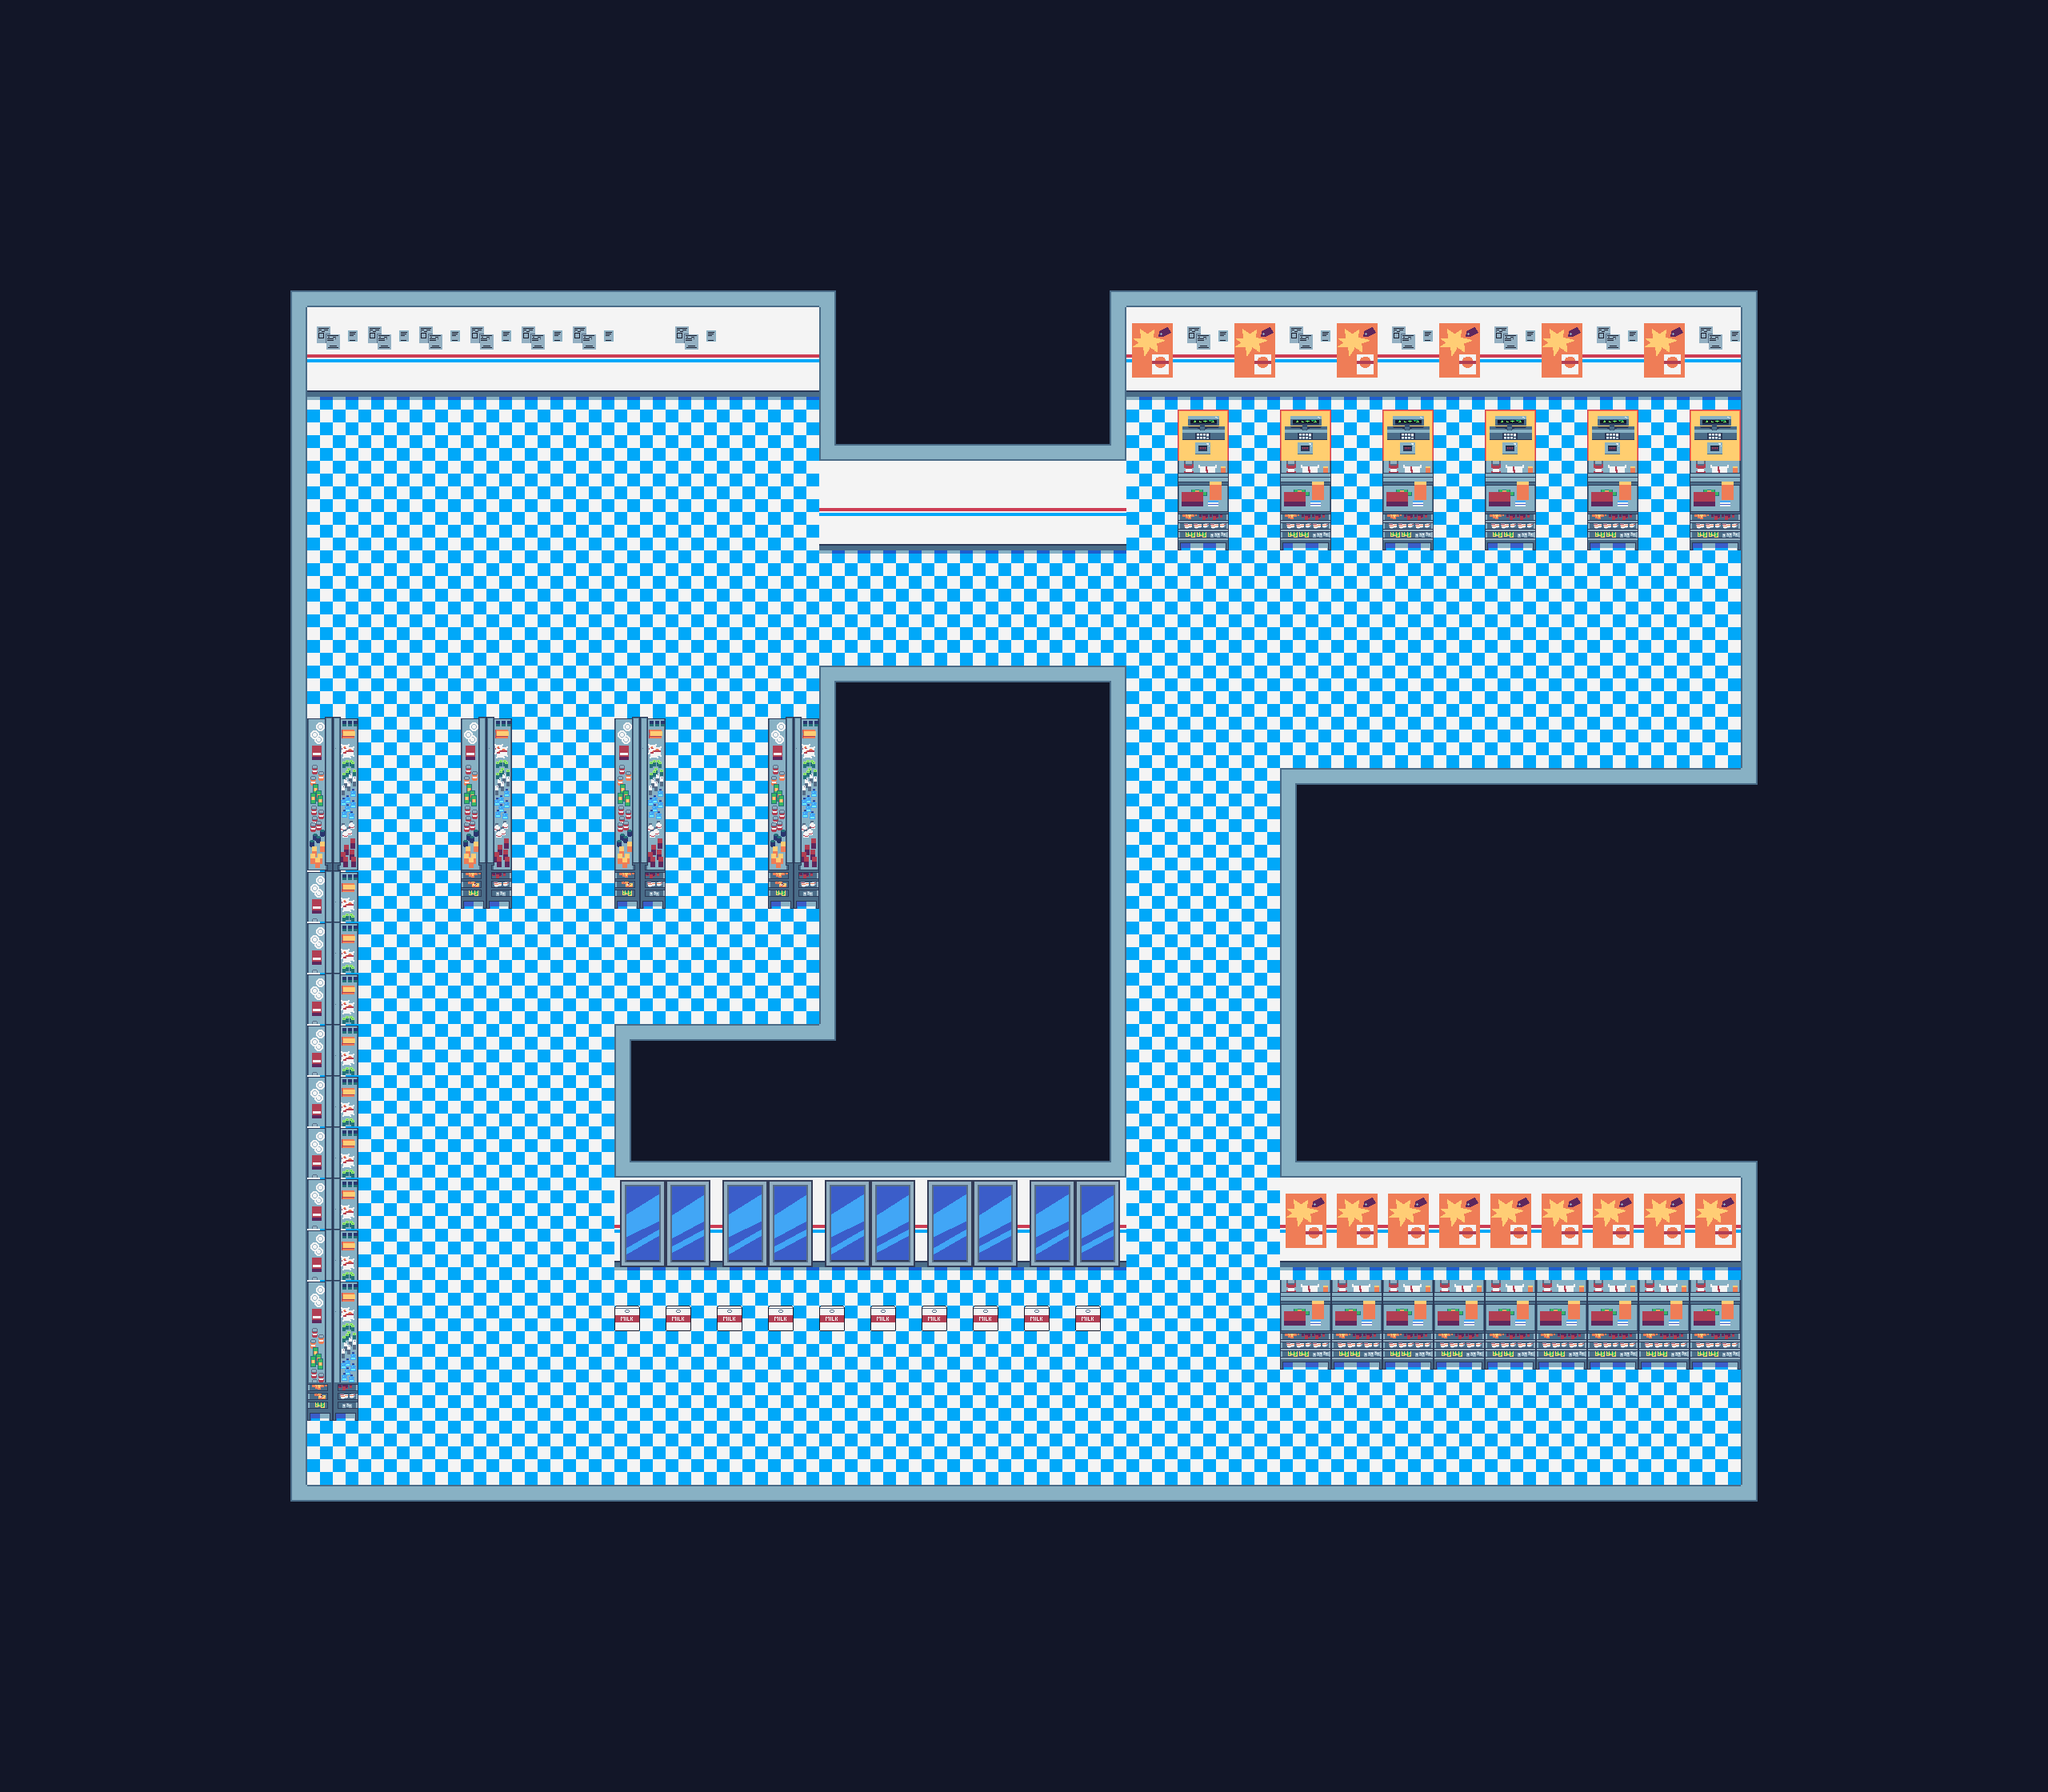

This is a level from a 2D game, rendered from its Tiled map with the project's own tilesets. A one-line summary and the map file follow, with tile-layer data summarised:
An orthogonal 40x35 tile map with 64x64 px tiles, 2 tile layers (Floor, Mock Items), 2 tilesets and 42 objects (Exit, Player).

<map version="1.2" tiledversion="1.3.5" orientation="orthogonal" renderorder="right-down" width="40" height="35" tilewidth="64" tileheight="64" infinite="0" nextlayerid="7" nextobjectid="56">
 <tileset firstgid="1" name="tileset" tilewidth="64" tileheight="64" tilecount="42" columns="7">
  <image source="../tilesv3.png" width="448" height="384" />
 </tileset>
 <tileset firstgid="43" name="items_set" tilewidth="32" tileheight="32" tilecount="16" columns="4">
  <image source="../items_set.png" width="128" height="128" />
 </tileset>
 <layer id="1" name="Floor" width="40" height="35">
  <data>[1400 cells, 1400 non-empty, 31 distinct tile ids]</data>
 </layer>
 <objectgroup color="#55ff00" id="2" name="Items">
  <object id="17" x="1614" y="1722.33" width="32" height="32">
   <properties>
    <property name="filename" value="toilet.png" />
   </properties>
  </object>
  <object id="18" x="455.333" y="988.667" width="32" height="32">
   <properties>
    <property name="filename" value="soup.png" />
   </properties>
  </object>
  <object id="27" x="462" y="1182" width="32" height="32">
   <properties>
    <property name="filename" value="soup.png" />
   </properties>
  </object>
  <object id="28" x="466" y="1374" width="32" height="32">
   <properties>
    <property name="filename" value="soup.png" />
   </properties>
  </object>
  <object id="29" x="464" y="1560" width="32" height="32">
   <properties>
    <property name="filename" value="soup.png" />
   </properties>
  </object>
  <object id="30" x="464" y="1752" width="32" height="32">
   <properties>
    <property name="filename" value="soup.png" />
   </properties>
  </object>
  <object id="31" x="1806" y="1726" width="32" height="32">
   <properties>
    <property name="filename" value="toilet.png" />
   </properties>
  </object>
  <object id="32" x="2062" y="1728" width="32" height="32">
   <properties>
    <property name="filename" value="toilet.png" />
   </properties>
  </object>
  <object id="33" x="1610" y="706" width="32" height="32">
   <properties>
    <property name="filename" value="water.png" />
   </properties>
  </object>
  <object id="34" x="1866" y="706" width="32" height="32">
   <properties>
    <property name="filename" value="water.png" />
   </properties>
  </object>
  <object id="35" x="2062" y="514" width="32" height="32">
   <properties>
    <property name="filename" value="water.png" />
   </properties>
  </object>
 </objectgroup>
 <objectgroup color="#000000" id="6" name="Walls">
  <object id="36" x="240" y="292" width="2052" height="160" />
  <object id="37" x="1024" y="444" width="380" height="196" />
  <object id="38" x="1612" y="972" width="752" height="700" />
  <object id="39" x="2184" y="468" width="116" height="1456" />
  <object id="40" x="312" y="1860" width="1892" height="88" />
  <object id="41" x="212" y="448" width="168" height="1532" />
  <object id="42" x="374" y="900" width="74" height="898" />
  <object id="43" x="574" y="900" width="60" height="250" />
  <object id="44" x="768" y="904" width="62" height="246" />
  <object id="45" x="962" y="900" width="64" height="250" />
  <object id="46" x="1030" y="836" width="368" height="694" />
  <object id="47" x="772" y="1284" width="254" height="256" />
  <object id="48" x="1472" y="578" width="66" height="130" />
  <object id="49" x="1604" y="520" width="58" height="176" />
  <object id="50" x="1732" y="520" width="64" height="164" />
  <object id="51" x="1472" y="518" width="62" height="64" />
  <object id="53" x="1856" y="514" width="62" height="178" />
  <object id="54" x="1988" y="520" width="62" height="172" />
  <object id="55" x="2116" y="518" width="66" height="176" />
 </objectgroup>
 <objectgroup color="#aa0000" id="3" name="Enemies">
  <object id="12" x="1600" y="764" width="64" height="64">
   <properties>
    <property name="type" value="normal" />
   </properties>
  </object>
  <object id="16" x="571" y="1722" width="64" height="64">
   <properties>
    <property name="type" value="big" />
   </properties>
  </object>
  <object id="19" x="1800" y="768" width="64" height="64">
   <properties>
    <property name="type" value="normal" />
   </properties>
  </object>
  <object id="20" x="1992" y="760" width="64" height="64">
   <properties>
    <property name="type" value="normal" />
   </properties>
  </object>
  <object id="21" x="824" y="1728" width="64" height="64">
   <properties>
    <property name="type" value="big" />
   </properties>
  </object>
  <object id="22" x="1092" y="1668" width="64" height="64">
   <properties>
    <property name="type" value="big" />
   </properties>
  </object>
  <object id="23" x="1348" y="1652" width="64" height="64">
   <properties>
    <property name="type" value="big" />
   </properties>
  </object>
  <object id="24" x="572" y="1412" width="64" height="64">
   <properties>
    <property name="type" value="big" />
   </properties>
  </object>
  <object id="25" x="700" y="708" width="64" height="64">
   <properties>
    <property name="type" value="big" />
   </properties>
  </object>
  <object id="26" x="1472" y="1148" width="64" height="64">
   <properties>
    <property name="type" value="big" />
   </properties>
  </object>
 </objectgroup>
 <objectgroup color="#aa00ff" id="4" name="Other">
  <object id="9" name="Exit" x="1918" y="516" width="64" height="64" />
  <object id="10" name="Player" x="448" y="508" width="64" height="64" />
 </objectgroup>
 <layer id="5" name="Mock Items" width="40" height="35">
  <data>[1400 cells, 10 non-empty, 1 distinct tile ids]</data>
 </layer>
</map>